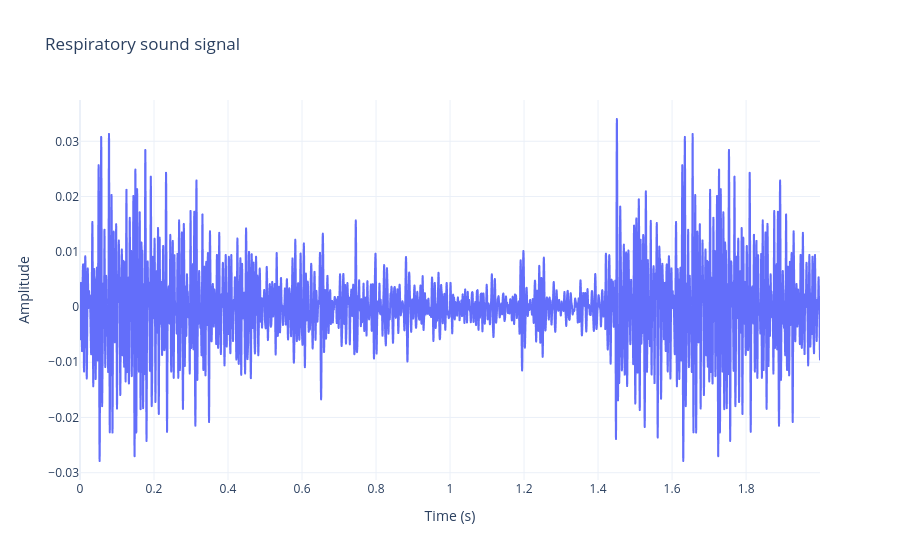

Notebook code for this chart:
### Markdown cell above
##### 2.1.2.1. Cyclic padding

### Code cell
if duration < 4:
    n_rep = int(np.ceil(SEGMENT_DURATION/duration))  # Number of repetitions to fill more than 4 seconds
    print(f"Number of repetitions: {n_rep}")

    cyclic = np.tile(signal, n_rep)
    # Select randomly a 4-seconds window
    start = rng.randint(0, len(cyclic)-1)
    end = start + SEGMENT_DURATION*fs
    new_signal_idx = np.arange(start, end) % len(cyclic)
    new_signal = cyclic[new_signal_idx]

    t = np.arange(len(new_signal)) / fs
    fig = px.line(x=t, y=new_signal, labels={"x": "Time (s)", "y": "Amplitude"}, title=f"Respiratory sound signal")
    fig.update_layout(
        hovermode="x unified",
        template="plotly_white"
    )
    fig.show()

### Figure 1 — Plotly figure (JSON) as saved in the notebook; plotly's stock layout.template omitted (floating-point values rounded to 4 significant figures; data arrays with more than 128 entries replaced by an {"elided": "..."} marker saying what was removed)
{"data": [{"hovertemplate": "Time (s)=%{x}<br>Amplitude=%{y}<extra></extra>", "legendgroup": "", "line": {"color": "#636efa", "dash": "solid"}, "marker": {"symbol": "circle"}, "mode": "lines", "name": "", "showlegend": false, "type": "scattergl", "x": {"elided": "8000 float values"}, "xaxis": "x", "y": {"elided": "8000 float values"}, "yaxis": "y"}], "layout": {"hovermode": "x unified", "legend": {"tracegroupgap": 0}, "title": {"text": "Respiratory sound signal"}, "xaxis": {"anchor": "y", "domain": [0, 1], "title": {"text": "Time (s)"}}, "yaxis": {"anchor": "x", "domain": [0, 1], "title": {"text": "Amplitude"}}}}
